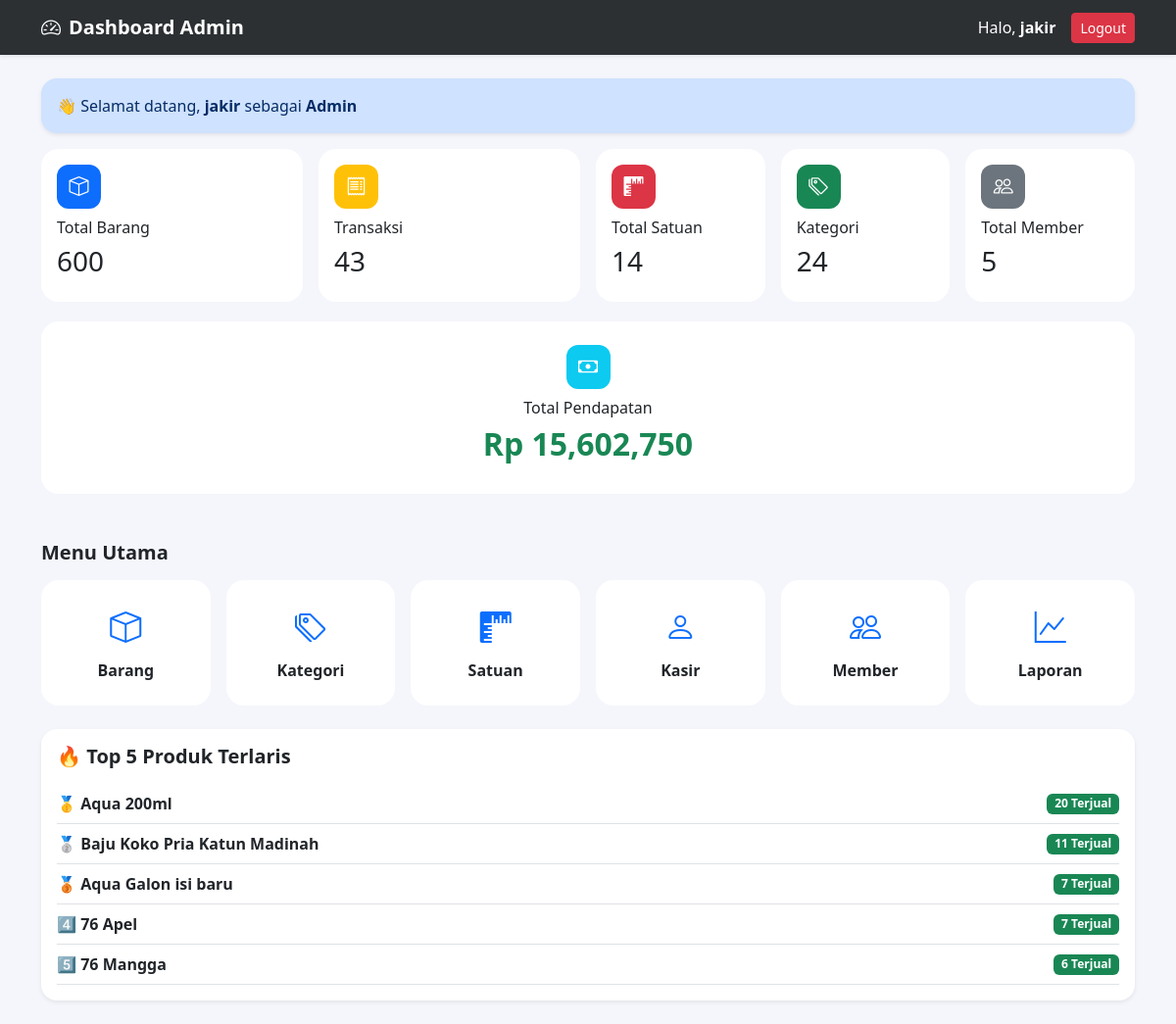
The app's page /admin/index.php (signed in) with its own data.
### tables this page shows
CREATE TABLE `barang` (
  `id_barang` int NOT NULL,
  `id_kategori` int NOT NULL,
  `id_satuan` int NOT NULL,
  `nama_barang` varchar(100) NOT NULL,
  `harga` int NOT NULL,
  `stok` int NOT NULL DEFAULT '0',
  `created_at` timestamp NOT NULL DEFAULT CURRENT_TIMESTAMP
);

### admin/index.php (the view, shortened to what this page needs)
<?php
include '../config/db.php';
$total_barang = mysqli_num_rows(mysqli_query($koneksi, "SELECT * FROM barang"));
$total_kategori = mysqli_num_rows(mysqli_query($koneksi, "SELECT * FROM kategori"));
$total_satuan = mysqli_num_rows(mysqli_query($koneksi, "SELECT * FROM satuan"));
$total_transaksi = mysqli_num_rows(mysqli_query($koneksi, "SELECT * FROM transaksi"));
$total_member = mysqli_num_rows(mysqli_query($koneksi, "SELECT * FROM member"));
$qPendapatan = mysqli_query($koneksi, "SELECT SUM(total_harga) as total_pendapatan FROM transaksi WHERE status='dibayar'");
$dataPendapatan = mysqli_fetch_assoc($qPendapatan);
$total_pendapatan = $dataPendapatan['total_pendapatan'] ?? 0;
$admin = $_SESSION['admin'];
$query_best_seller = mysqli_query(
    $koneksi,
    "SELECT
        barang.id_barang,
        barang.nama_barang,
        barang.stok,
        SUM(detail_transaksi.qty) AS total_terjual
    FROM detail_transaksi
    INNER JOIN barang
        ON detail_transaksi.id_barang = barang.id_barang
    GROUP BY
        barang.id_barang,
        barang.nama_barang,
        barang.stok
    ORDER BY total_terjual DESC
    LIMIT 5"
);
?>
<!DOCTYPE html>
<html lang="id">
<head>
    <link href="https://cdn.jsdelivr.net/npm/bootstrap@5.3.8/dist/css/bootstrap.min.css" rel="stylesheet"
>
    <link rel="stylesheet" href="https://cdn.jsdelivr.net/npm/bootstrap-icons@1.11.3/font/bootstrap-icons.min.css">
</head>
<body>
    <nav class="navbar navbar-dark shadow-sm sticky-top">
        <div class="container">
            <span class="navbar-brand fw-bold">
                <i class="bi bi-speedometer2 me-2"></i>Dashboard Admin
            </span>
            <div class="text-white d-flex align-items-center gap-3">
                <span>Halo, <b><?= $admin['nama']; ?></b></span>
                <a href="../auth/logout.php" class="btn btn-danger btn-sm">
                    Logout
                </a>
            </div>
        </div>
    </nav>
    <div class="container py-4">
        <div class="alert alert-primary border-0 shadow-sm rounded-4">
            👋 Selamat datang, <b><?= $admin['nama']; ?></b> sebagai <b>Admin</b>
        </div>
        <div class="row g-3">
            <div class="col-6 col-lg-3">
                <div class="card stat-card p-3 h-100">
                    <div class="icon-box bg-primary text-white">
                        <i class="bi bi-box"></i>
                    </div>
                    <h6>Total Barang</h6>
                    <h3><?= $total_barang ?></h3>
                </div>
            </div>
            <div class="col-6 col-lg-3">
                <div class="card stat-card p-3 h-100">
                    <div class="icon-box bg-warning text-white">
                        <i class="bi bi-receipt"></i>
                    </div>
                    <h6>Transaksi</h6>
                    <h3><?= $total_transaksi ?></h3>
                </div>
            </div>
            <div class="col-6 col-lg-2">
                <div class="card stat-card p-3 h-100">
                    <div class="icon-box bg-danger text-white">
                        <i class="bi bi-rulers"></i>
                    </div>
                    <h6>Total Satuan</h6>
                    <h3><?= $total_satuan ?></h3>
                </div>
            </div>
            <div class="col-6 col-lg-2">
                <div class="card stat-card p-3 h-100">
                    <div class="icon-box bg-success text-white">
                        <i class="bi bi-tags"></i>
                    </div>
                    <h6>Kategori</h6>
                    <h3><?= $total_kategori ?></h3>
                </div>
            </div>
            <div class="col-6 col-lg-2">
                <div class="card stat-card p-3 h-100">
                    <div class="icon-box bg-secondary text-white">
                        <i class="bi bi-people"></i>
                    </div>
                    <h6>Total Member</h6>
                    <h3><?= $total_member ?></h3>
                </div>
            </div>
        </div>
        <div class="row g-3 mt-1">
            <div class="col-12">
                <div class="card stat-card p-4 text-center">
                    <div class="icon-box bg-info text-white mx-auto">
                        <i class="bi bi-cash"></i>
                    </div>
                    <h6>Total Pendapatan</h6>
                    <h2 class="text-success fw-bold">
                        Rp <?= number_format($total_pendapatan) ?>
                    </h2>
                </div>
            </div>
        </div>
        <div class="mt-5">
            <h5 class="fw-bold mb-3">Menu Utama</h5>
            <div class="row g-3 justify-content-center">
                <?php
                    $menu = [
                        ["Barang","barang/index.php","bi-box"],
                        ["Kategori","kategori/index.php","bi-tags"],
                        ["Satuan","satuan/index.php","bi-rulers"],
                        ["Kasir","kasir/index.php","bi-person"],
                        ["Member","member/index.php","bi-people"],
                        ["Laporan","laporan/index.php","bi-graph-up"]
                    ];
                    foreach($menu as $m):
                ?>
                <div class="col-6 col-md-4 col-lg-2">
                    <a href="<?= $m[1] ?>" class="text-decoration-none text-dark">
                        <div class="card menu-card text-center p-4 h-100">
                            <i class="bi <?= $m[2] ?> fs-2 text-primary"></i>
                            <div class="fw-bold mt-2"><?= $m[0] ?></div>
                        </div>
                    </a>
                </div>
                <?php endforeach; ?>
            </div>
        </div>
        <div class="row mt-4">
            <div class="col-12">
                <div class="card border-0 shadow-sm rounded-4">
                    <div class="card-body">
                        <h5 class="fw-bold mb-3">
                            🔥 Top 5 Produk Terlaris
                        </h5>
                        <div class="best-seller-scroll">
                            <?php if(mysqli_num_rows($query_best_seller) > 0): ?>
                            <?php
                                $ranking = 1;
                                while($best = mysqli_fetch_assoc($query_best_seller)):
                            ?>
                            <div class="d-flex justify-content-between align-items-center border-bottom py-2">
                                <div class="fw-semibold">
                                    <?php
                            if ($ranking == 1) echo "🥇";
                            elseif ($ranking == 2) echo "🥈";
                            elseif ($ranking == 3) echo "🥉";
                            elseif ($ranking == 4) echo "4️⃣";
                            else echo "5️⃣";
                            ?>
                                    <?= htmlspecialchars($best['nama_barang']); ?>
                                </div>
                                <span class="badge bg-success">
                                    <?= number_format($best['total_terjual']); ?> Terjual
                                </span>
                            </div>
                            <?php
                                $ranking++;
                                endwhile;
                            ?>
                            <?php else: ?>
                            <div class="text-center text-muted">
                                Belum ada data penjualan
                            </div>
                            <?php endif; ?>
                        </div>
                    </div>
                </div>
            </div>
        </div>
    </div>
</body>
</html>

### admin/index.php (style rules this page uses)
body { background: #f4f6fb; }
.navbar { backdrop-filter: blur(10px); background: rgba(33, 37, 41, 0.95) !important; }
.stat-card { border: none; border-radius: 18px; transition: 0.25s; }
.menu-card { border: none; border-radius: 18px; transition: 0.25s; }
.icon-box { width: 45px; height: 45px; border-radius: 12px; display: flex; align-items: center; justify-content: center; font-size: 20px; margin-bottom: 10px; }

### records on screen
barang: nama_barang "Aqua 200ml", total_terjual "20"
barang: nama_barang "Baju Koko Pria Katun Madinah", total_terjual "11"
barang: nama_barang "Aqua Galon isi baru", total_terjual "7"
barang: shows "4️⃣", nama_barang "76 Apel", total_terjual "7"
barang: shows "5️⃣", nama_barang "76 Mangga", total_terjual "6"

### other values on screen
$admin['nama'] "jakir"
$total_barang "600"
$total_transaksi "43"
$total_satuan "14"
$total_kategori "24"
$total_member "5"
$total_pendapatan "15,602,750"
$m[0] "Barang"
$m[0] "Kategori"
$m[0] "Satuan"
$m[0] "Kasir"
$m[0] "Member"
$m[0] "Laporan"
